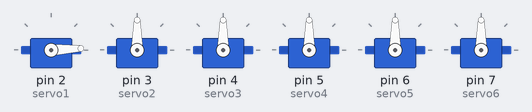
Bench run of a sketch on a simulated Arduino Uno, built with avr-gcc and run on an emulated ATmega328P. Shown: 6 × servo.

Above: at 0.05 s.
At 0.95 s:
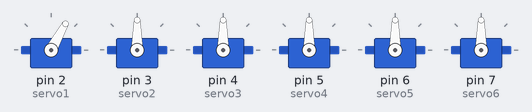
At 1.9 s:
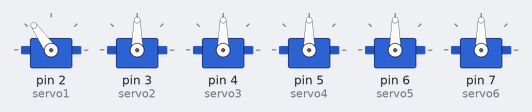
At 3.75 s:
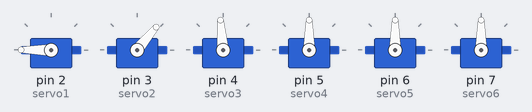
At 5.6 s:
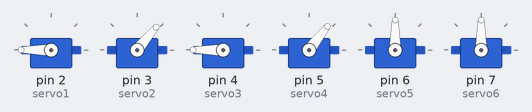
At 7.45 s:
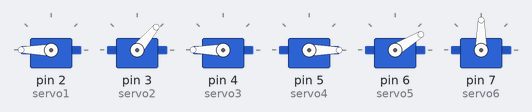
Timing chart, 0 to 9.7 s (numbered marks = the images above):
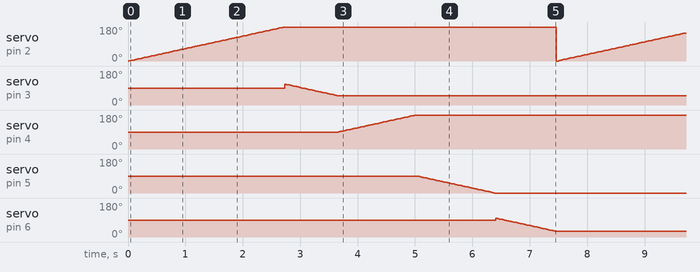

Measured:
- by itself, servo on pin 2 (servo1): ramps from 0° to 180° and jumps back, once every 7.5 s
- by itself, servo on pin 4 (servo3): ramps from 90° to 180° and jumps back, once every 7.5 s
- by itself, servo on pin 5 (servo4): ramps from 90° to 0° and jumps back, once every 7.4 s

The sketch:

arm.ino
```cpp
#include <Servo.h>

Servo servo1;
Servo servo2;
Servo servo3;
Servo servo4;
Servo servo5;
Servo servo6;

int pos = 0;    // variable to store the servo position

void setup() {
  servo1.attach(2);
  servo2.attach(3);
  servo3.attach(4);
  servo4.attach(5);
  servo5.attach(6);
  servo6.attach(7);

}

void loop() {
  for (pos = 0; pos <= 180; pos += 1) {
    servo1.write(pos);
    delay(15);
  }
  for (pos = 110; pos >= 50; pos -= 1) {
    servo2.write(pos);
    delay(15);
  }
   for (pos = 90; pos <= 180; pos += 1) {
    servo3.write(pos);
    delay(15);
  }

  for (pos = 90; pos >= 0; pos -= 1) {
    servo4.write(pos);
    delay(15);
  }

  for (pos = 100; pos >= 30; pos -= 1) {
    servo5.write(pos);
    delay(15);
  }


}
```
